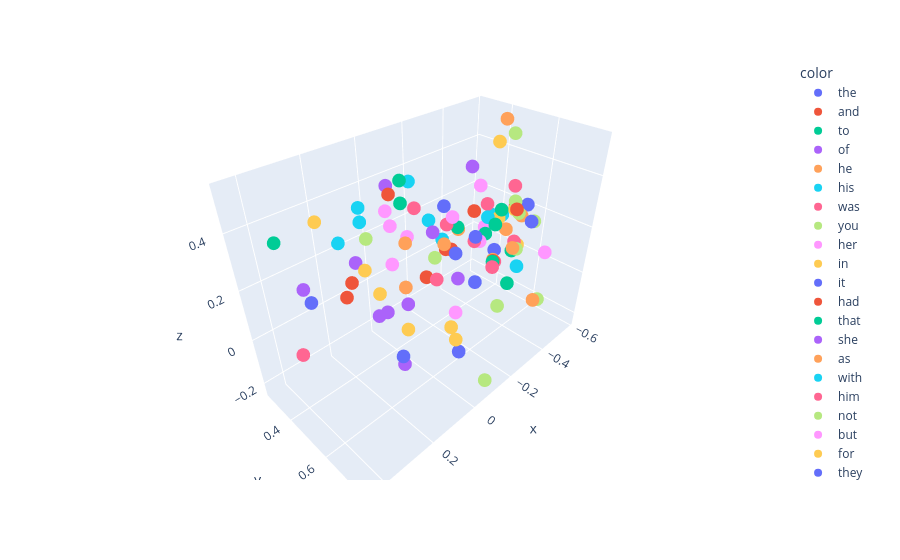

Write notebook code for a chart like this one.
### Code cell
import plotly.express as px

fig = px.scatter_3d(
    x = X[:100, 0], 
    y = X[:100, 1], 
    z = X[:100, 2], 
    color = y[:100]
)
fig.show()

### Figure 1 — Plotly figure (JSON) as saved in the notebook; plotly's stock layout.template omitted (floating-point values rounded to 4 significant figures)
{"data": [{"hovertemplate": "color=the<br>x=%{x}<br>y=%{y}<br>z=%{z}<extra></extra>", "legendgroup": "the", "marker": {"color": "#636efa", "symbol": "circle"}, "mode": "markers", "name": "the", "scene": "scene", "showlegend": true, "type": "scatter3d", "x": [0.1492], "y": [0.6122], "z": [-0.04362]}, {"hovertemplate": "color=and<br>x=%{x}<br>y=%{y}<br>z=%{z}<extra></extra>", "legendgroup": "and", "marker": {"color": "#EF553B", "symbol": "circle"}, "mode": "markers", "name": "and", "scene": "scene", "showlegend": true, "type": "scatter3d", "x": [0.1527], "y": [0.3318], "z": [0.04281]}, {"hovertemplate": "color=to<br>x=%{x}<br>y=%{y}<br>z=%{z}<extra></extra>", "legendgroup": "to", "marker": {"color": "#00cc96", "symbol": "circle"}, "mode": "markers", "name": "to", "scene": "scene", "showlegend": true, "type": "scatter3d", "x": [-0.2816], "y": [0.5722], "z": [0.2165]}, {"hovertemplate": "color=of<br>x=%{x}<br>y=%{y}<br>z=%{z}<extra></extra>", "legendgroup": "of", "marker": {"color": "#ab63fa", "symbol": "circle"}, "mode": "markers", "name": "of", "scene": "scene", "showlegend": true, "type": "scatter3d", "x": [0.005546], "y": [0.3661], "z": [-0.09007]}, {"hovertemplate": "color=he<br>x=%{x}<br>y=%{y}<br>z=%{z}<extra></extra>", "legendgroup": "he", "marker": {"color": "#FFA15A", "symbol": "circle"}, "mode": "markers", "name": "he", "scene": "scene", "showlegend": true, "type": "scatter3d", "x": [-0.09359], "y": [0.5548], "z": [0.2495]}, {"hovertemplate": "color=his<br>x=%{x}<br>y=%{y}<br>z=%{z}<extra></extra>", "legendgroup": "his", "marker": {"color": "#19d3f3", "symbol": "circle"}, "mode": "markers", "name": "his", "scene": "scene", "showlegend": true, "type": "scatter3d", "x": [0.03398], "y": [0.2783], "z": [0.3252]}, {"hovertemplate": "color=was<br>x=%{x}<br>y=%{y}<br>z=%{z}<extra></extra>", "legendgroup": "was", "marker": {"color": "#FF6692", "symbol": "circle"}, "mode": "markers", "name": "was", "scene": "scene", "showlegend": true, "type": "scatter3d", "x": [-0.1114], "y": [0.3956], "z": [0.3133]}, {"hovertemplate": "color=you<br>x=%{x}<br>y=%{y}<br>z=%{z}<extra></extra>", "legendgroup": "you", "marker": {"color": "#B6E880", "symbol": "circle"}, "mode": "markers", "name": "you", "scene": "scene", "showlegend": true, "type": "scatter3d", "x": [-0.538], "y": [0.6006], "z": [0.1736]}, {"hovertemplate": "color=her<br>x=%{x}<br>y=%{y}<br>z=%{z}<extra></extra>", "legendgroup": "her", "marker": {"color": "#FF97FF", "symbol": "circle"}, "mode": "markers", "name": "her", "scene": "scene", "showlegend": true, "type": "scatter3d", "x": [0.001264], "y": [0.3791], "z": [0.339]}, {"hovertemplate": "color=in<br>x=%{x}<br>y=%{y}<br>z=%{z}<extra></extra>", "legendgroup": "in", "marker": {"color": "#FECB52", "symbol": "circle"}, "mode": "markers", "name": "in", "scene": "scene", "showlegend": true, "type": "scatter3d", "x": [0.09994], "y": [0.4495], "z": [0.09427]}, {"hovertemplate": "color=it<br>x=%{x}<br>y=%{y}<br>z=%{z}<extra></extra>", "legendgroup": "it", "marker": {"color": "#636efa", "symbol": "circle"}, "mode": "markers", "name": "it", "scene": "scene", "showlegend": true, "type": "scatter3d", "x": [-0.09053], "y": [0.6083], "z": [0.2402]}, {"hovertemplate": "color=had<br>x=%{x}<br>y=%{y}<br>z=%{z}<extra></extra>", "legendgroup": "had", "marker": {"color": "#EF553B", "symbol": "circle"}, "mode": "markers", "name": "had", "scene": "scene", "showlegend": true, "type": "scatter3d", "x": [-0.1483], "y": [0.5107], "z": [0.1851]}, {"hovertemplate": "color=that<br>x=%{x}<br>y=%{y}<br>z=%{z}<extra></extra>", "legendgroup": "that", "marker": {"color": "#00cc96", "symbol": "circle"}, "mode": "markers", "name": "that", "scene": "scene", "showlegend": true, "type": "scatter3d", "x": [-0.3114], "y": [0.5905], "z": [0.0935]}, {"hovertemplate": "color=she<br>x=%{x}<br>y=%{y}<br>z=%{z}<extra></extra>", "legendgroup": "she", "marker": {"color": "#ab63fa", "symbol": "circle"}, "mode": "markers", "name": "she", "scene": "scene", "showlegend": true, "type": "scatter3d", "x": [-0.08263], "y": [0.5133], "z": [0.2815]}, {"hovertemplate": "color=as<br>x=%{x}<br>y=%{y}<br>z=%{z}<extra></extra>", "legendgroup": "as", "marker": {"color": "#FFA15A", "symbol": "circle"}, "mode": "markers", "name": "as", "scene": "scene", "showlegend": true, "type": "scatter3d", "x": [-0.005086], "y": [0.4652], "z": [0.2526]}, {"hovertemplate": "color=with<br>x=%{x}<br>y=%{y}<br>z=%{z}<extra></extra>", "legendgroup": "with", "marker": {"color": "#19d3f3", "symbol": "circle"}, "mode": "markers", "name": "with", "scene": "scene", "showlegend": true, "type": "scatter3d", "x": [0.1195], "y": [0.2661], "z": [0.219]}, {"hovertemplate": "color=him<br>x=%{x}<br>y=%{y}<br>z=%{z}<extra></extra>", "legendgroup": "him", "marker": {"color": "#FF6692", "symbol": "circle"}, "mode": "markers", "name": "him", "scene": "scene", "showlegend": true, "type": "scatter3d", "x": [-0.1327], "y": [0.5275], "z": [0.2955]}, {"hovertemplate": "color=not<br>x=%{x}<br>y=%{y}<br>z=%{z}<extra></extra>", "legendgroup": "not", "marker": {"color": "#B6E880", "symbol": "circle"}, "mode": "markers", "name": "not", "scene": "scene", "showlegend": true, "type": "scatter3d", "x": [-0.4598], "y": [0.5805], "z": [0.2316]}, {"hovertemplate": "color=but<br>x=%{x}<br>y=%{y}<br>z=%{z}<extra></extra>", "legendgroup": "but", "marker": {"color": "#FF97FF", "symbol": "circle"}, "mode": "markers", "name": "but", "scene": "scene", "showlegend": true, "type": "scatter3d", "x": [-0.2318], "y": [0.5893], "z": [0.2153]}, {"hovertemplate": "color=for<br>x=%{x}<br>y=%{y}<br>z=%{z}<extra></extra>", "legendgroup": "for", "marker": {"color": "#FECB52", "symbol": "circle"}, "mode": "markers", "name": "for", "scene": "scene", "showlegend": true, "type": "scatter3d", "x": [-0.4327], "y": [0.5117], "z": [0.1947]}, {"hovertemplate": "color=they<br>x=%{x}<br>y=%{y}<br>z=%{z}<extra></extra>", "legendgroup": "they", "marker": {"color": "#636efa", "symbol": "circle"}, "mode": "markers", "name": "they", "scene": "scene", "showlegend": true, "type": "scatter3d", "x": [-0.01586], "y": [0.7031], "z": [-0.07329]}, {"hovertemplate": "color=is<br>x=%{x}<br>y=%{y}<br>z=%{z}<extra></extra>", "legendgroup": "is", "marker": {"color": "#EF553B", "symbol": "circle"}, "mode": "markers", "name": "is", "scene": "scene", "showlegend": true, "type": "scatter3d", "x": [-0.5778], "y": [0.4812], "z": [0.1788]}, {"hovertemplate": "color=at<br>x=%{x}<br>y=%{y}<br>z=%{z}<extra></extra>", "legendgroup": "at", "marker": {"color": "#00cc96", "symbol": "circle"}, "mode": "markers", "name": "at", "scene": "scene", "showlegend": true, "type": "scatter3d", "x": [-0.05365], "y": [0.3918], "z": [0.3516]}, {"hovertemplate": "color=on<br>x=%{x}<br>y=%{y}<br>z=%{z}<extra></extra>", "legendgroup": "on", "marker": {"color": "#ab63fa", "symbol": "circle"}, "mode": "markers", "name": "on", "scene": "scene", "showlegend": true, "type": "scatter3d", "x": [0.1829], "y": [0.4488], "z": [0.2588]}, {"hovertemplate": "color=said<br>x=%{x}<br>y=%{y}<br>z=%{z}<extra></extra>", "legendgroup": "said", "marker": {"color": "#FFA15A", "symbol": "circle"}, "mode": "markers", "name": "said", "scene": "scene", "showlegend": true, "type": "scatter3d", "x": [-0.5319], "y": [0.4392], "z": [0.5274]}, {"hovertemplate": "color=my<br>x=%{x}<br>y=%{y}<br>z=%{z}<extra></extra>", "legendgroup": "my", "marker": {"color": "#19d3f3", "symbol": "circle"}, "mode": "markers", "name": "my", "scene": "scene", "showlegend": true, "type": "scatter3d", "x": [-0.4765], "y": [0.4949], "z": [0.1843]}, {"hovertemplate": "color=have<br>x=%{x}<br>y=%{y}<br>z=%{z}<extra></extra>", "legendgroup": "have", "marker": {"color": "#FF6692", "symbol": "circle"}, "mode": "markers", "name": "have", "scene": "scene", "showlegend": true, "type": "scatter3d", "x": [-0.4059], "y": [0.6093], "z": [0.1462]}, {"hovertemplate": "color=be<br>x=%{x}<br>y=%{y}<br>z=%{z}<extra></extra>", "legendgroup": "be", "marker": {"color": "#B6E880", "symbol": "circle"}, "mode": "markers", "name": "be", "scene": "scene", "showlegend": true, "type": "scatter3d", "x": [-0.3878], "y": [0.6338], "z": [0.1337]}, {"hovertemplate": "color=lord<br>x=%{x}<br>y=%{y}<br>z=%{z}<extra></extra>", "legendgroup": "lord", "marker": {"color": "#FF97FF", "symbol": "circle"}, "mode": "markers", "name": "lord", "scene": "scene", "showlegend": true, "type": "scatter3d", "x": [-0.4607], "y": [0.4266], "z": [0.1094]}, {"hovertemplate": "color=them<br>x=%{x}<br>y=%{y}<br>z=%{z}<extra></extra>", "legendgroup": "them", "marker": {"color": "#FECB52", "symbol": "circle"}, "mode": "markers", "name": "them", "scene": "scene", "showlegend": true, "type": "scatter3d", "x": [-0.001554], "y": [0.7006], "z": [-0.0112]}, {"hovertemplate": "color=no<br>x=%{x}<br>y=%{y}<br>z=%{z}<extra></extra>", "legendgroup": "no", "marker": {"color": "#636efa", "symbol": "circle"}, "mode": "markers", "name": "no", "scene": "scene", "showlegend": true, "type": "scatter3d", "x": [-0.376], "y": [0.5456], "z": [0.09438]}, {"hovertemplate": "color=from<br>x=%{x}<br>y=%{y}<br>z=%{z}<extra></extra>", "legendgroup": "from", "marker": {"color": "#EF553B", "symbol": "circle"}, "mode": "markers", "name": "from", "scene": "scene", "showlegend": true, "type": "scatter3d", "x": [0.1998], "y": [0.4428], "z": [0.1889]}, {"hovertemplate": "color=would<br>x=%{x}<br>y=%{y}<br>z=%{z}<extra></extra>", "legendgroup": "would", "marker": {"color": "#00cc96", "symbol": "circle"}, "mode": "markers", "name": "would", "scene": "scene", "showlegend": true, "type": "scatter3d", "x": [-0.386], "y": [0.5562], "z": [0.2641]}, {"hovertemplate": "color=were<br>x=%{x}<br>y=%{y}<br>z=%{z}<extra></extra>", "legendgroup": "were", "marker": {"color": "#ab63fa", "symbol": "circle"}, "mode": "markers", "name": "were", "scene": "scene", "showlegend": true, "type": "scatter3d", "x": [0.02465], "y": [0.5035], "z": [0.03856]}, {"hovertemplate": "color=me<br>x=%{x}<br>y=%{y}<br>z=%{z}<extra></extra>", "legendgroup": "me", "marker": {"color": "#FFA15A", "symbol": "circle"}, "mode": "markers", "name": "me", "scene": "scene", "showlegend": true, "type": "scatter3d", "x": [-0.5069], "y": [0.5618], "z": [0.195]}, {"hovertemplate": "color=your<br>x=%{x}<br>y=%{y}<br>z=%{z}<extra></extra>", "legendgroup": "your", "marker": {"color": "#19d3f3", "symbol": "circle"}, "mode": "markers", "name": "your", "scene": "scene", "showlegend": true, "type": "scatter3d", "x": [-0.4412], "y": [0.4701], "z": [0.1893]}, {"hovertemplate": "color=one<br>x=%{x}<br>y=%{y}<br>z=%{z}<extra></extra>", "legendgroup": "one", "marker": {"color": "#FF6692", "symbol": "circle"}, "mode": "markers", "name": "one", "scene": "scene", "showlegend": true, "type": "scatter3d", "x": [-0.03965], "y": [0.5749], "z": [0.1465]}, {"hovertemplate": "color=all<br>x=%{x}<br>y=%{y}<br>z=%{z}<extra></extra>", "legendgroup": "all", "marker": {"color": "#B6E880", "symbol": "circle"}, "mode": "markers", "name": "all", "scene": "scene", "showlegend": true, "type": "scatter3d", "x": [-0.2113], "y": [0.701], "z": [0.009293]}, {"hovertemplate": "color=when<br>x=%{x}<br>y=%{y}<br>z=%{z}<extra></extra>", "legendgroup": "when", "marker": {"color": "#FF97FF", "symbol": "circle"}, "mode": "markers", "name": "when", "scene": "scene", "showlegend": true, "type": "scatter3d", "x": [-0.1368], "y": [0.5489], "z": [0.3301]}, {"hovertemplate": "color=will<br>x=%{x}<br>y=%{y}<br>z=%{z}<extra></extra>", "legendgroup": "will", "marker": {"color": "#FECB52", "symbol": "circle"}, "mode": "markers", "name": "will", "scene": "scene", "showlegend": true, "type": "scatter3d", "x": [-0.5008], "y": [0.5325], "z": [0.2126]}, {"hovertemplate": "color=ser<br>x=%{x}<br>y=%{y}<br>z=%{z}<extra></extra>", "legendgroup": "ser", "marker": {"color": "#636efa", "symbol": "circle"}, "mode": "markers", "name": "ser", "scene": "scene", "showlegend": true, "type": "scatter3d", "x": [-0.39], "y": [0.2697], "z": [0.1685]}, {"hovertemplate": "color=if<br>x=%{x}<br>y=%{y}<br>z=%{z}<extra></extra>", "legendgroup": "if", "marker": {"color": "#EF553B", "symbol": "circle"}, "mode": "markers", "name": "if", "scene": "scene", "showlegend": true, "type": "scatter3d", "x": [-0.3895], "y": [0.6182], "z": [0.2878]}, {"hovertemplate": "color=so<br>x=%{x}<br>y=%{y}<br>z=%{z}<extra></extra>", "legendgroup": "so", "marker": {"color": "#00cc96", "symbol": "circle"}, "mode": "markers", "name": "so", "scene": "scene", "showlegend": true, "type": "scatter3d", "x": [-0.1652], "y": [0.5468], "z": [0.2798]}, {"hovertemplate": "color=their<br>x=%{x}<br>y=%{y}<br>z=%{z}<extra></extra>", "legendgroup": "their", "marker": {"color": "#ab63fa", "symbol": "circle"}, "mode": "markers", "name": "their", "scene": "scene", "showlegend": true, "type": "scatter3d", "x": [0.08257], "y": [0.5404], "z": [-0.1791]}, {"hovertemplate": "color=we<br>x=%{x}<br>y=%{y}<br>z=%{z}<extra></extra>", "legendgroup": "we", "marker": {"color": "#FFA15A", "symbol": "circle"}, "mode": "markers", "name": "we", "scene": "scene", "showlegend": true, "type": "scatter3d", "x": [-0.3626], "y": [0.7463], "z": [-0.02405]}, {"hovertemplate": "color=could<br>x=%{x}<br>y=%{y}<br>z=%{z}<extra></extra>", "legendgroup": "could", "marker": {"color": "#19d3f3", "symbol": "circle"}, "mode": "markers", "name": "could", "scene": "scene", "showlegend": true, "type": "scatter3d", "x": [-0.1032], "y": [0.4734], "z": [0.3013]}, {"hovertemplate": "color=are<br>x=%{x}<br>y=%{y}<br>z=%{z}<extra></extra>", "legendgroup": "are", "marker": {"color": "#FF6692", "symbol": "circle"}, "mode": "markers", "name": "are", "scene": "scene", "showlegend": true, "type": "scatter3d", "x": [-0.41], "y": [0.5257], "z": [0.01574]}, {"hovertemplate": "color=man<br>x=%{x}<br>y=%{y}<br>z=%{z}<extra></extra>", "legendgroup": "man", "marker": {"color": "#B6E880", "symbol": "circle"}, "mode": "markers", "name": "man", "scene": "scene", "showlegend": true, "type": "scatter3d", "x": [-0.1264], "y": [0.4806], "z": [0.146]}, {"hovertemplate": "color=there<br>x=%{x}<br>y=%{y}<br>z=%{z}<extra></extra>", "legendgroup": "there", "marker": {"color": "#FF97FF", "symbol": "circle"}, "mode": "markers", "name": "there", "scene": "scene", "showlegend": true, "type": "scatter3d", "x": [-0.085], "y": [0.6219], "z": [0.00748]}, {"hovertemplate": "color=this<br>x=%{x}<br>y=%{y}<br>z=%{z}<extra></extra>", "legendgroup": "this", "marker": {"color": "#FECB52", "symbol": "circle"}, "mode": "markers", "name": "this", "scene": "scene", "showlegend": true, "type": "scatter3d", "x": [-0.4246], "y": [0.6113], "z": [0.1249]}, {"hovertemplate": "color=up<br>x=%{x}<br>y=%{y}<br>z=%{z}<extra></extra>", "legendgroup": "up", "marker": {"color": "#636efa", "symbol": "circle"}, "mode": "markers", "name": "up", "scene": "scene", "showlegend": true, "type": "scatter3d", "x": [0.4123], "y": [0.5641], "z": [0.3003]}, {"hovertemplate": "color=been<br>x=%{x}<br>y=%{y}<br>z=%{z}<extra></extra>", "legendgroup": "been", "marker": {"color": "#EF553B", "symbol": "circle"}, "mode": "markers", "name": "been", "scene": "scene", "showlegend": true, "type": "scatter3d", "x": [-0.1807], "y": [0.5071], "z": [0.1676]}, {"hovertemplate": "color=what<br>x=%{x}<br>y=%{y}<br>z=%{z}<extra></extra>", "legendgroup": "what", "marker": {"color": "#00cc96", "symbol": "circle"}, "mode": "markers", "name": "what", "scene": "scene", "showlegend": true, "type": "scatter3d", "x": [-0.3928], "y": [0.6108], "z": [0.1135]}, {"hovertemplate": "color=did<br>x=%{x}<br>y=%{y}<br>z=%{z}<extra></extra>", "legendgroup": "did", "marker": {"color": "#ab63fa", "symbol": "circle"}, "mode": "markers", "name": "did", "scene": "scene", "showlegend": true, "type": "scatter3d", "x": [-0.3644], "y": [0.4298], "z": [0.3955]}, {"hovertemplate": "color=by<br>x=%{x}<br>y=%{y}<br>z=%{z}<extra></extra>", "legendgroup": "by", "marker": {"color": "#FFA15A", "symbol": "circle"}, "mode": "markers", "name": "by", "scene": "scene", "showlegend": true, "type": "scatter3d", "x": [-0.01511], "y": [0.449], "z": [0.05948]}, {"hovertemplate": "color=king<br>x=%{x}<br>y=%{y}<br>z=%{z}<extra></extra>", "legendgroup": "king", "marker": {"color": "#19d3f3", "symbol": "circle"}, "mode": "markers", "name": "king", "scene": "scene", "showlegend": true, "type": "scatter3d", "x": [-0.3834], "y": [0.6472], "z": [0.06599]}, {"hovertemplate": "color=do<br>x=%{x}<br>y=%{y}<br>z=%{z}<extra></extra>", "legendgroup": "do", "marker": {"color": "#FF6692", "symbol": "circle"}, "mode": "markers", "name": "do", "scene": "scene", "showlegend": true, "type": "scatter3d", "x": [-0.5267], "y": [0.506], "z": [0.2916]}, {"hovertemplate": "color=men<br>x=%{x}<br>y=%{y}<br>z=%{z}<extra></extra>", "legendgroup": "men", "marker": {"color": "#B6E880", "symbol": "circle"}, "mode": "markers", "name": "men", "scene": "scene", "showlegend": true, "type": "scatter3d", "x": [-0.103], "y": [0.7558], "z": [-0.238]}, {"hovertemplate": "color=back<br>x=%{x}<br>y=%{y}<br>z=%{z}<extra></extra>", "legendgroup": "back", "marker": {"color": "#FF97FF", "symbol": "circle"}, "mode": "markers", "name": "back", "scene": "scene", "showlegend": true, "type": "scatter3d", "x": [0.1748], "y": [0.6108], "z": [0.4509]}, {"hovertemplate": "color=out<br>x=%{x}<br>y=%{y}<br>z=%{z}<extra></extra>", "legendgroup": "out", "marker": {"color": "#FECB52", "symbol": "circle"}, "mode": "markers", "name": "out", "scene": "scene", "showlegend": true, "type": "scatter3d", "x": [0.244], "y": [0.5773], "z": [0.3255]}, {"hovertemplate": "color=more<br>x=%{x}<br>y=%{y}<br>z=%{z}<extra></extra>", "legendgroup": "more", "marker": {"color": "#636efa", "symbol": "circle"}, "mode": "markers", "name": "more", "scene": "scene", "showlegend": true, "type": "scatter3d", "x": [-0.2211], "y": [0.5881], "z": [0.04754]}, {"hovertemplate": "color=or<br>x=%{x}<br>y=%{y}<br>z=%{z}<extra></extra>", "legendgroup": "or", "marker": {"color": "#EF553B", "symbol": "circle"}, "mode": "markers", "name": "or", "scene": "scene", "showlegend": true, "type": "scatter3d", "x": [-0.3418], "y": [0.5699], "z": [0.07273]}, {"hovertemplate": "color=who<br>x=%{x}<br>y=%{y}<br>z=%{z}<extra></extra>", "legendgroup": "who", "marker": {"color": "#00cc96", "symbol": "circle"}, "mode": "markers", "name": "who", "scene": "scene", "showlegend": true, "type": "scatter3d", "x": [-0.4246], "y": [0.5848], "z": [-0.06636]}, {"hovertemplate": "color=down<br>x=%{x}<br>y=%{y}<br>z=%{z}<extra></extra>", "legendgroup": "down", "marker": {"color": "#ab63fa", "symbol": "circle"}, "mode": "markers", "name": "down", "scene": "scene", "showlegend": true, "type": "scatter3d", "x": [0.4414], "y": [0.5901], "z": [0.3729]}, {"hovertemplate": "color=well<br>x=%{x}<br>y=%{y}<br>z=%{z}<extra></extra>", "legendgroup": "well", "marker": {"color": "#FFA15A", "symbol": "circle"}, "mode": "markers", "name": "well", "scene": "scene", "showlegend": true, "type": "scatter3d", "x": [-0.3437], "y": [0.5674], "z": [0.07546]}, {"hovertemplate": "color=than<br>x=%{x}<br>y=%{y}<br>z=%{z}<extra></extra>", "legendgroup": "than", "marker": {"color": "#19d3f3", "symbol": "circle"}, "mode": "markers", "name": "than", "scene": "scene", "showlegend": true, "type": "scatter3d", "x": [-0.198], "y": [0.4461], "z": [0.1742]}, {"hovertemplate": "color=only<br>x=%{x}<br>y=%{y}<br>z=%{z}<extra></extra>", "legendgroup": "only", "marker": {"color": "#FF6692", "symbol": "circle"}, "mode": "markers", "name": "only", "scene": "scene", "showlegend": true, "type": "scatter3d", "x": [-0.2878], "y": [0.6089], "z": [0.09028]}, {"hovertemplate": "color=like<br>x=%{x}<br>y=%{y}<br>z=%{z}<extra></extra>", "legendgroup": "like", "marker": {"color": "#B6E880", "symbol": "circle"}, "mode": "markers", "name": "like", "scene": "scene", "showlegend": true, "type": "scatter3d", "x": [0.06728], "y": [0.3534], "z": [0.2517]}, {"hovertemplate": "color=jon<br>x=%{x}<br>y=%{y}<br>z=%{z}<extra></extra>", "legendgroup": "jon", "marker": {"color": "#FF97FF", "symbol": "circle"}, "mode": "markers", "name": "jon", "scene": "scene", "showlegend": true, "type": "scatter3d", "x": [-0.05547], "y": [0.4187], "z": [0.2347]}, {"hovertemplate": "color=some<br>x=%{x}<br>y=%{y}<br>z=%{z}<extra></extra>", "legendgroup": "some", "marker": {"color": "#FECB52", "symbol": "circle"}, "mode": "markers", "name": "some", "scene": "scene", "showlegend": true, "type": "scatter3d", "x": [-0.1472], "y": [0.5471], "z": [-0.1456]}, {"hovertemplate": "color=father<br>x=%{x}<br>y=%{y}<br>z=%{z}<extra></extra>", "legendgroup": "father", "marker": {"color": "#636efa", "symbol": "circle"}, "mode": "markers", "name": "father", "scene": "scene", "showlegend": true, "type": "scatter3d", "x": [-0.4823], "y": [0.6241], "z": [0.2042]}, {"hovertemplate": "color=old<br>x=%{x}<br>y=%{y}<br>z=%{z}<extra></extra>", "legendgroup": "old", "marker": {"color": "#EF553B", "symbol": "circle"}, "mode": "markers", "name": "old", "scene": "scene", "showlegend": true, "type": "scatter3d", "x": [-0.1819], "y": [0.381], "z": [-0.01737]}, {"hovertemplate": "color=hand<br>x=%{x}<br>y=%{y}<br>z=%{z}<extra></extra>", "legendgroup": "hand", "marker": {"color": "#00cc96", "symbol": "circle"}, "mode": "markers", "name": "hand", "scene": "scene", "showlegend": true, "type": "scatter3d", "x": [0.02282], "y": [0.4796], "z": [0.4872]}, {"hovertemplate": "color=even<br>x=%{x}<br>y=%{y}<br>z=%{z}<extra></extra>", "legendgroup": "even", "marker": {"color": "#ab63fa", "symbol": "circle"}, "mode": "markers", "name": "even", "scene": "scene", "showlegend": true, "type": "scatter3d", "x": [-0.1806], "y": [0.5426], "z": [0.06072]}, {"hovertemplate": "color=too<br>x=%{x}<br>y=%{y}<br>z=%{z}<extra></extra>", "legendgroup": "too", "marker": {"color": "#FFA15A", "symbol": "circle"}, "mode": "markers", "name": "too", "scene": "scene", "showlegend": true, "type": "scatter3d", "x": [-0.2548], "y": [0.4703], "z": [0.2032]}, {"hovertemplate": "color=tyrion<br>x=%{x}<br>y=%{y}<br>z=%{z}<extra></extra>", "legendgroup": "tyrion", "marker": {"color": "#19d3f3", "symbol": "circle"}, "mode": "markers", "name": "tyrion", "scene": "scene", "showlegend": true, "type": "scatter3d", "x": [-0.1631], "y": [0.3122], "z": [0.3659]}, {"hovertemplate": "color=before<br>x=%{x}<br>y=%{y}<br>z=%{z}<extra></extra>", "legendgroup": "before", "marker": {"color": "#FF6692", "symbol": "circle"}, "mode": "markers", "name": "before", "scene": "scene", "showlegend": true, "type": "scatter3d", "x": [-0.1227], "y": [0.6556], "z": [0.2926]}, {"hovertemplate": "color=never<br>x=%{x}<br>y=%{y}<br>z=%{z}<extra></extra>", "legendgroup": "never", "marker": {"color": "#B6E880", "symbol": "circle"}, "mode": "markers", "name": "never", "scene": "scene", "showlegend": true, "type": "scatter3d", "x": [-0.4724], "y": [0.5519], "z": [0.2638]}, {"hovertemplate": "color=an<br>x=%{x}<br>y=%{y}<br>z=%{z}<extra></extra>", "legendgroup": "an", "marker": {"color": "#FF97FF", "symbol": "circle"}, "mode": "markers", "name": "an", "scene": "scene", "showlegend": true, "type": "scatter3d", "x": [-0.04277], "y": [0.3484], "z": [0.09395]}, {"hovertemplate": "color=off<br>x=%{x}<br>y=%{y}<br>z=%{z}<extra></extra>", "legendgroup": "off", "marker": {"color": "#FECB52", "symbol": "circle"}, "mode": "markers", "name": "off", "scene": "scene", "showlegend": true, "type": "scatter3d", "x": [0.2855], "y": [0.4211], "z": [0.4309]}, {"hovertemplate": "color=know<br>x=%{x}<br>y=%{y}<br>z=%{z}<extra></extra>", "legendgroup": "know", "marker": {"color": "#636efa", "symbol": "circle"}, "mode": "markers", "name": "know", "scene": "scene", "showlegend": true, "type": "scatter3d", "x": [-0.5708], "y": [0.542], "z": [0.2098]}, {"hovertemplate": "color=see<br>x=%{x}<br>y=%{y}<br>z=%{z}<extra></extra>", "legendgroup": "see", "marker": {"color": "#EF553B", "symbol": "circle"}, "mode": "markers", "name": "see", "scene": "scene", "showlegend": true, "type": "scatter3d", "x": [-0.1343], "y": [0.6391], "z": [0.3876]}, {"hovertemplate": "color=into<br>x=%{x}<br>y=%{y}<br>z=%{z}<extra></extra>", "legendgroup": "into", "marker": {"color": "#00cc96", "symbol": "circle"}, "mode": "markers", "name": "into", "scene": "scene", "showlegend": true, "type": "scatter3d", "x": [0.4068], "y": [0.4072], "z": [0.4106]}, {"hovertemplate": "color=made<br>x=%{x}<br>y=%{y}<br>z=%{z}<extra></extra>", "legendgroup": "made", "marker": {"color": "#ab63fa", "symbol": "circle"}, "mode": "markers", "name": "made", "scene": "scene", "showlegend": true, "type": "scatter3d", "x": [-0.02587], "y": [0.3556], "z": [0.4116]}, {"hovertemplate": "color=now<br>x=%{x}<br>y=%{y}<br>z=%{z}<extra></extra>", "legendgroup": "now", "marker": {"color": "#FFA15A", "symbol": "circle"}, "mode": "markers", "name": "now", "scene": "scene", "showlegend": true, "type": "scatter3d", "x": [-0.3202], "y": [0.6642], "z": [0.1818]}, {"hovertemplate": "color=eyes<br>x=%{x}<br>y=%{y}<br>z=%{z}<extra></extra>", "legendgroup": "eyes", "marker": {"color": "#19d3f3", "symbol": "circle"}, "mode": "markers", "name": "eyes", "scene": "scene", "showlegend": true, "type": "scatter3d", "x": [0.1636], "y": [0.4604], "z": [0.397]}, {"hovertemplate": "color=black<br>x=%{x}<br>y=%{y}<br>z=%{z}<extra></extra>", "legendgroup": "black", "marker": {"color": "#FF6692", "symbol": "circle"}, "mode": "markers", "name": "black", "scene": "scene", "showlegend": true, "type": "scatter3d", "x": [0.3764], "y": [0.3832], "z": [-0.03854]}, {"hovertemplate": "color=told<br>x=%{x}<br>y=%{y}<br>z=%{z}<extra></extra>", "legendgroup": "told", "marker": {"color": "#B6E880", "symbol": "circle"}, "mode": "markers", "name": "told", "scene": "scene", "showlegend": true, "type": "scatter3d", "x": [-0.4766], "y": [0.5195], "z": [0.51]}, {"hovertemplate": "color=lady<br>x=%{x}<br>y=%{y}<br>z=%{z}<extra></extra>", "legendgroup": "lady", "marker": {"color": "#FF97FF", "symbol": "circle"}, "mode": "markers", "name": "lady", "scene": "scene", "showlegend": true, "type": "scatter3d", "x": [-0.5373], "y": [0.3323], "z": [0.2299]}, {"hovertemplate": "color=thought<br>x=%{x}<br>y=%{y}<br>z=%{z}<extra></extra>", "legendgroup": "thought", "marker": {"color": "#FECB52", "symbol": "circle"}, "mode": "markers", "name": "thought", "scene": "scene", "showlegend": true, "type": "scatter3d", "x": [-0.3545], "y": [0.5485], "z": [0.5214]}, {"hovertemplate": "color=time<br>x=%{x}<br>y=%{y}<br>z=%{z}<extra></extra>", "legendgroup": "time", "marker": {"color": "#636efa", "symbol": "circle"}, "mode": "markers", "name": "time", "scene": "scene", "showlegend": true, "type": "scatter3d", "x": [-0.09122], "y": [0.6853], "z": [0.335]}, {"hovertemplate": "color=then<br>x=%{x}<br>y=%{y}<br>z=%{z}<extra></extra>", "legendgroup": "then", "marker": {"color": "#EF553B", "symbol": "circle"}, "mode": "markers", "name": "then", "scene": "scene", "showlegend": true, "type": "scatter3d", "x": [0.09795], "y": [0.5174], "z": [0.4827]}, {"hovertemplate": "color=how<br>x=%{x}<br>y=%{y}<br>z=%{z}<extra></extra>", "legendgroup": "how", "marker": {"color": "#00cc96", "symbol": "circle"}, "mode": "markers", "name": "how", "scene": "scene", "showlegend": true, "type": "scatter3d", "x": [-0.3725], "y": [0.5438], "z": [0.204]}, {"hovertemplate": "color=long<br>x=%{x}<br>y=%{y}<br>z=%{z}<extra></extra>", "legendgroup": "long", "marker": {"color": "#ab63fa", "symbol": "circle"}, "mode": "markers", "name": "long", "scene": "scene", "showlegend": true, "type": "scatter3d", "x": [0.1686], "y": [0.5282], "z": [0.08763]}, {"hovertemplate": "color=has<br>x=%{x}<br>y=%{y}<br>z=%{z}<extra></extra>", "legendgroup": "has", "marker": {"color": "#FFA15A", "symbol": "circle"}, "mode": "markers", "name": "has", "scene": "scene", "showlegend": true, "type": "scatter3d", "x": [-0.5301], "y": [0.4801], "z": [0.09162]}, {"hovertemplate": "color=can<br>x=%{x}<br>y=%{y}<br>z=%{z}<extra></extra>", "legendgroup": "can", "marker": {"color": "#19d3f3", "symbol": "circle"}, "mode": "markers", "name": "can", "scene": "scene", "showlegend": true, "type": "scatter3d", "x": [-0.402], "y": [0.4845], "z": [0.199]}, {"hovertemplate": "color=might<br>x=%{x}<br>y=%{y}<br>z=%{z}<extra></extra>", "legendgroup": "might", "marker": {"color": "#FF6692", "symbol": "circle"}, "mode": "markers", "name": "might", "scene": "scene", "showlegend": true, "type": "scatter3d", "x": [-0.4348], "y": [0.4529], "z": [0.2303]}, {"hovertemplate": "color=us<br>x=%{x}<br>y=%{y}<br>z=%{z}<extra></extra>", "legendgroup": "us", "marker": {"color": "#B6E880", "symbol": "circle"}, "mode": "markers", "name": "us", "scene": "scene", "showlegend": true, "type": "scatter3d", "x": [-0.437], "y": [0.7205], "z": [-0.07671]}, {"hovertemplate": "color=come<br>x=%{x}<br>y=%{y}<br>z=%{z}<extra></extra>", "legendgroup": "come", "marker": {"color": "#FF97FF", "symbol": "circle"}, "mode": "markers", "name": "come", "scene": "scene", "showlegend": true, "type": "scatter3d", "x": [-0.3317], "y": [0.7845], "z": [0.2143]}, {"hovertemplate": "color=where<br>x=%{x}<br>y=%{y}<br>z=%{z}<extra></extra>", "legendgroup": "where", "marker": {"color": "#FECB52", "symbol": "circle"}, "mode": "markers", "name": "where", "scene": "scene", "showlegend": true, "type": "scatter3d", "x": [0.1485], "y": [0.64], "z": [0.08934]}], "layout": {"legend": {"title": {"text": "color"}, "tracegroupgap": 0}, "margin": {"t": 60}, "scene": {"domain": {"x": [0, 1], "y": [0, 1]}, "xaxis": {"title": {"text": "x"}}, "yaxis": {"title": {"text": "y"}}, "zaxis": {"title": {"text": "z"}}}}}
